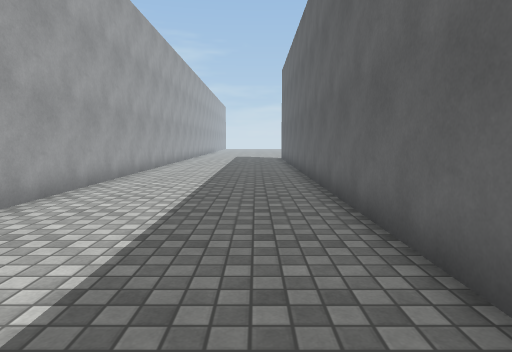
view 1 (above)

12 first-person views from a walk through a Unity game level. The camera is 1.2 m above the floor, tilts 6° down and sees 75° across. The floor is counted in squares, 1 m on a side. Each view is taken from the middle of a square. On the plan, view 1 faces up. The plan holds only what a view shows up to about 14 squares ahead; the rest is blank. The place goes on beyond the plan. The player is left out. Surface patterns are stand-ins for the level's own textures.

view 2
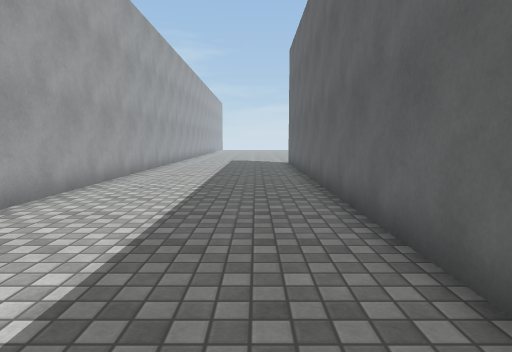

view 3
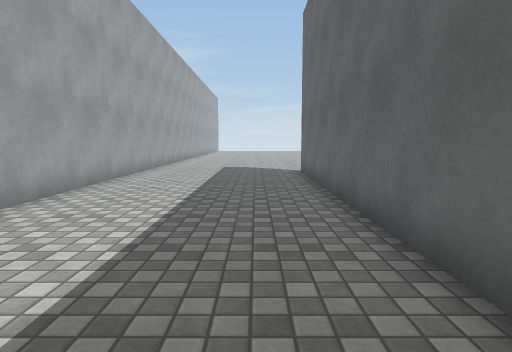

view 4
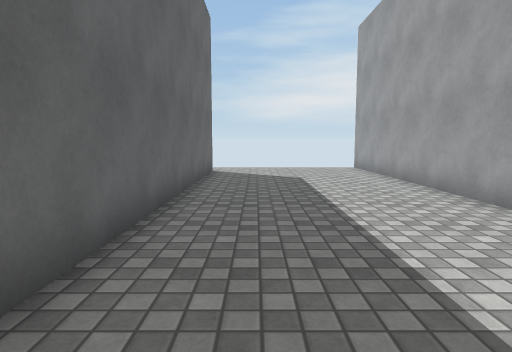

view 5
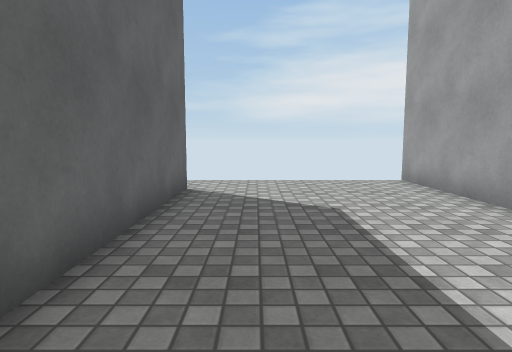

view 6
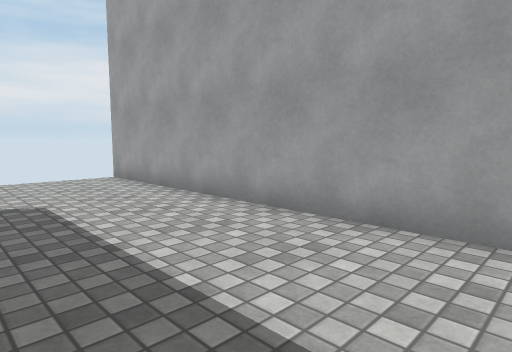

view 7
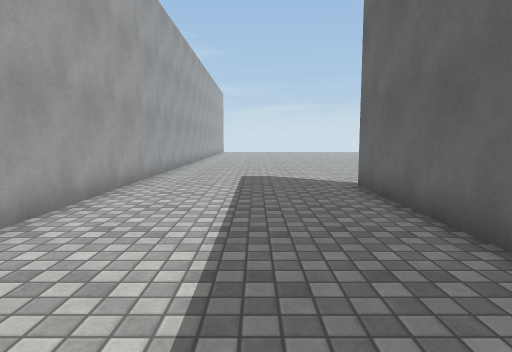

view 8
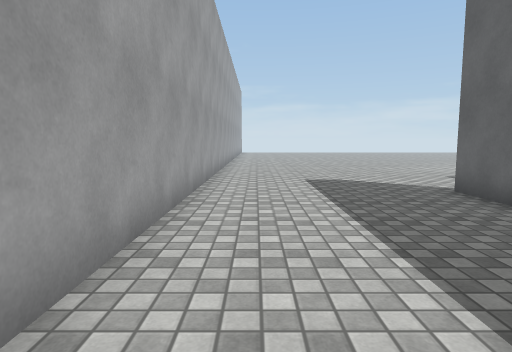

view 9
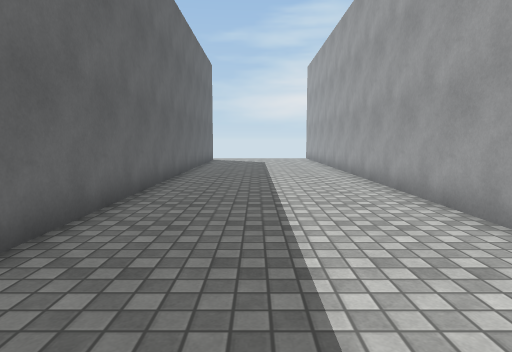

view 10
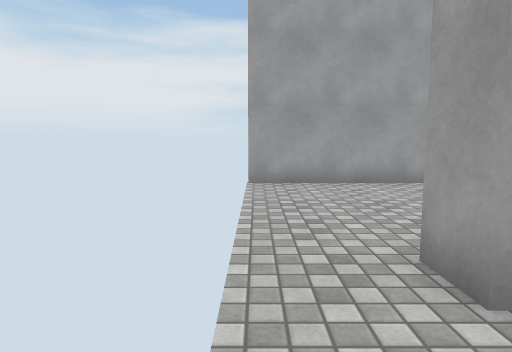

view 11
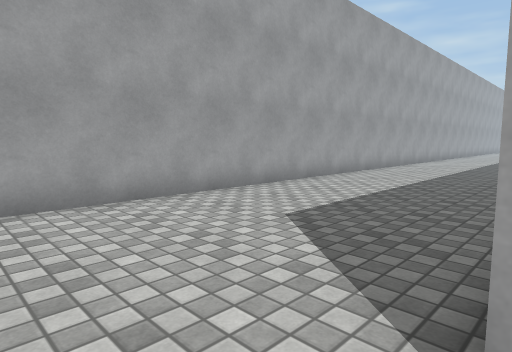

view 12
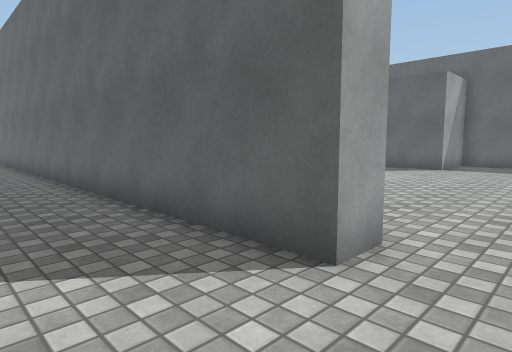

### Floor plan
Points are (right, up) in squares from view 1. A wall is a line through its corners. A room is listed if a view was taken in it or the views show most of it. See-through windows are left out.
Room 1 (views 1, 2, 3, 4, 5, 6, 7, 8, 9, 11, 12)
walls: (2.8, -6.4) (1.7, -6.4) (1.7, 23); (-4.5, 24.5) (-4.5, -8.2)
ways out: opening at (2.5, -7.5) to room 2; opening at (2.5, 24) to room 2; gap at (-5, -8)
Room 2 (view 10)
walls: (14.8, -3.7) (14.1, -3.7) (14.1, -3)
ways out: opening at (2.5, -7.5) to room 1; opening at (2.5, 24) to room 1

Positions as (right, up) in squares from view 1, and headings:
1: (0, 0), facing up
2: (0, 5), facing up
3: (0, 10), facing up
4: (0, 7), facing down
5: (0, 2), facing down
6: (0, 3), facing down-left
7: (-1, 14), facing up
8: (-3, 15), facing up
9: (-1, 15), facing down
10: (5, -8), facing left
11: (2, -8), facing up-left
12: (-1, -8), facing up-right
